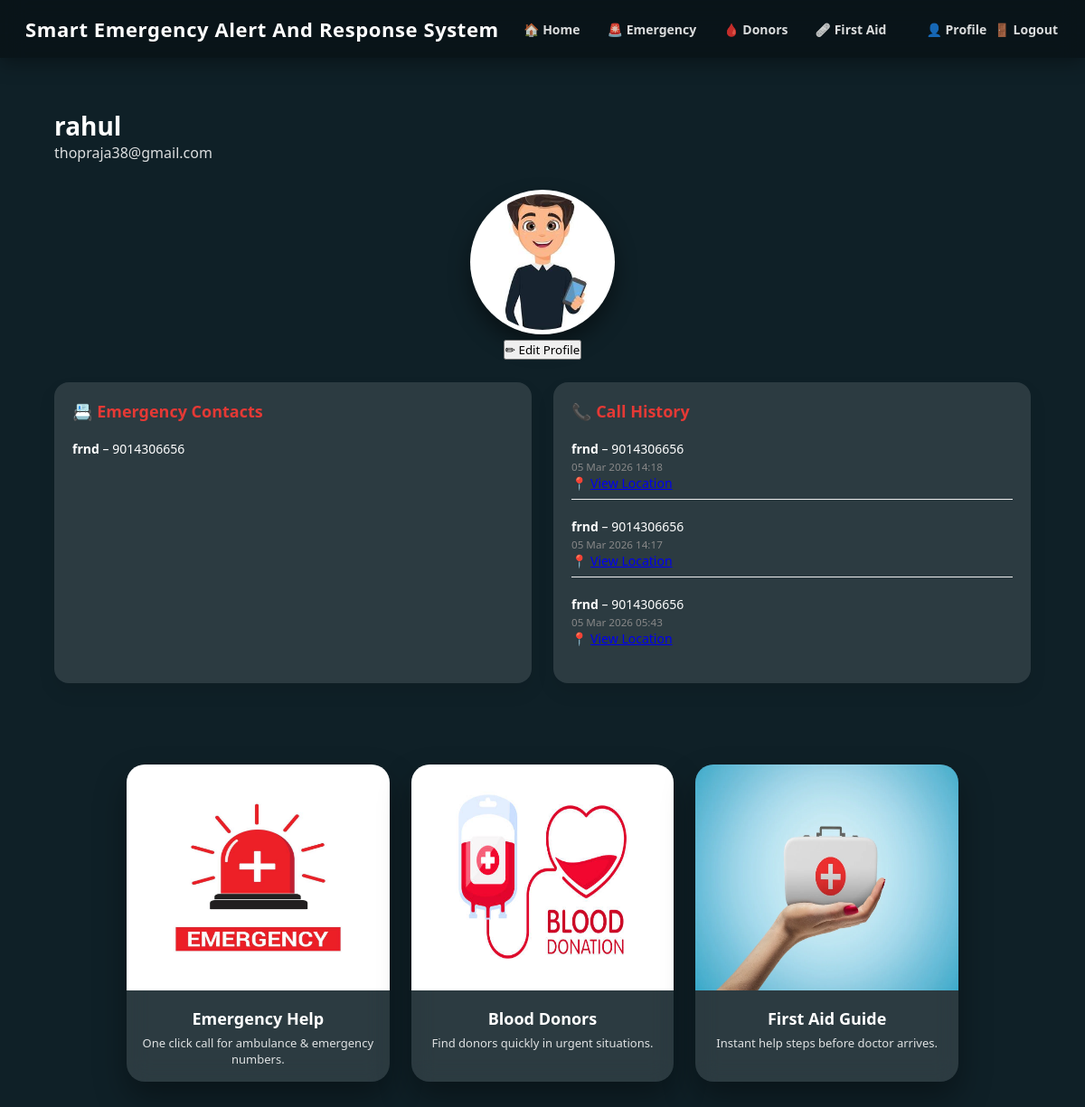
Page /profile/ (signed in) on the committed database.
### accounts/models.py (models this page shows, shortened)
class UserProfile(models.Model):
    user = models.OneToOneField(User, on_delete=models.CASCADE)
    phone = models.CharField(max_length=15, blank=True, null=True)
    profile_pic = models.ImageField(upload_to="profiles/", default="profiles/default.jpg")
    rescue_count = models.IntegerField(default=0)
    vehicle = models.CharField(max_length=10, default="bike")

class EmergencyContact(models.Model):
    user = models.ForeignKey(settings.AUTH_USER_MODEL, on_delete=models.CASCADE)
    name = models.CharField(max_length=100)
    phone = models.CharField(max_length=15)

class EmergencyCallHistory(models.Model):
    user = models.ForeignKey(settings.AUTH_USER_MODEL, on_delete=models.CASCADE)
    name = models.CharField(max_length=100)
    phone = models.CharField(max_length=15)
    latitude = models.FloatField(null=True, blank=True)
    longitude = models.FloatField(null=True, blank=True)
    called_at = models.DateTimeField(auto_now_add=True)

### accounts/views.py (the view)
# urls.py: path('profile/', views.profile_view, name='profile'),
@login_required
def profile_view(request):
    user = request.user
    profile = UserProfile.objects.get(user=user)
    contacts = EmergencyContact.objects.filter(user=user)
    calls = EmergencyCallHistory.objects.filter(user=user).order_by("-called_at")
    return render(request, "accounts/profile.html", {
    "profile": profile,
    "contacts": contacts,
    "calls": calls
})

### templates/accounts/profile.html (shortened to what this page needs)
{% extends 'base.html' %}
{% load static %}
{% block content %}
<div class="profile-page">
    <div class="profile-header">
        <h2>{{ request.user.username }}</h2>
        <p>{{ request.user.email }}</p>
    </div>
    <div class="profile-photo-box" style="text-align:center;margin-bottom:25px;">
        <img src="{{ profile.profile_pic.url }}" class="profile-pic">
        <br>
        <button onclick="openProfilePopup()" class="edit-btn">✏ Edit Profile</button>
    </div>
    <div class="profile-grid">
        <div class="profile-card">
            <h3>📇 Emergency Contacts</h3>
            {% if contacts %}
                <ul>
                    {% for c in contacts %}
                    <li><b>{{ c.name }}</b> – {{ c.phone }}</li>
                    {% endfor %}
                </ul>
            {% else %}
                <p class="empty">No contacts added</p>
            {% endif %}
        </div>
        <div class="profile-card">
            <h3>📞 Call History</h3>
            {% if calls %}
                <ul>
                    {% for call in calls %}
                    <li style="margin-bottom:12px;">
                        <b>{{ call.name }}</b> – {{ call.phone }} <br>
                        <small>{{ call.called_at|date:"d M Y H:i" }}</small>
                        {% if call.latitude %}
                        <br>
                        📍 <a href="https://maps.google.com/?q={{call.latitude}},{{call.longitude}}" target="_blank">
                            View Location
                        </a>
                        {% endif %}
                    </li>
                    {% endfor %}
                </ul>
            {% else %}
                <p class="empty">No calls yet</p>
            {% endif %}
        </div>
    </div>
</div>
{% endblock %}

### static/css/style.css (style rules this page uses)
body { padding-top:80px; }
* { margin:0; padding:0; box-sizing:border-box; font-family: 'Segoe UI', Tahoma, Geneva, Verdana, sans-serif; }
body { min-height:100vh; background:linear-gradient(135deg,#0f2027,#203a43,#2c5364); }
.profile-page { padding:40px 60px; }
.profile-header { margin-bottom:30px; }
.profile-header h2 { font-size:28px; color:var(--text); }
.profile-header p { color:var(--text); opacity:0.85; }
.profile-grid { display:grid; grid-template-columns:repeat(auto-fit,minmax(280px,1fr)); gap:24px; }
.profile-card { background:#ffffff; padding:20px; border-radius:16px; box-shadow:0 10px 20px rgba(0,0,0,.08); }
.profile-card h3 { color:#e53935; font-size:18px; margin-bottom:12px; }
.profile-card ul { list-style:none; padding:0; }
.profile-card ul li { padding:8px 0; border-bottom:1px solid #eee; font-size:14px; }
.profile-card ul li:last-child { border-bottom:none; }
.profile-card small { color:#888; }
.profile-pic { width:160px; height:160px; border-radius:50%; object-fit:cover; border:5px solid rgba(255,255,255,0.45); box-shadow: 0 12px 25px rgba(0,0,0,.45), inset 0 0 0 2px rgba(255,255,255,.2); transition:all .35s ease; background:#fff; }
.profile-photo-box { position:relative; }
:root { --bg:#0f2027; --card-bg:rgba(255,255,255,0.12); --text:#ffffff; --nav-bg:rgba(0,0,0,0.35); }
body { background:var(--bg); color:var(--text); transition:.3s; }
.profile-card,.home-card,.app-card,.feature-card,.donor-table,.aid-card { background:var(--card-bg) !important; }
.profile-card, .home-card, .app-card, .feature-card, .donor-table, .login-page, .register-page, .aid-card, .donor-form-page, .auth-box { background:var(--card-bg); color:var(--text); }

### rows in the picture
UserProfile: profile_pic (picture)
EmergencyContact: name "frnd", phone "9014306656"
EmergencyCallHistory: name "frnd", phone "9014306656", called_at "05 Mar 2026 14:18"
EmergencyCallHistory: name "frnd", phone "9014306656", called_at "05 Mar 2026 14:17"
EmergencyCallHistory: name "frnd", phone "9014306656", called_at "05 Mar 2026 05:43"

### other values in the picture
{{ request.user.username }} "rahul"
{{ request.user.email }} "thopraja38@gmail.com"
